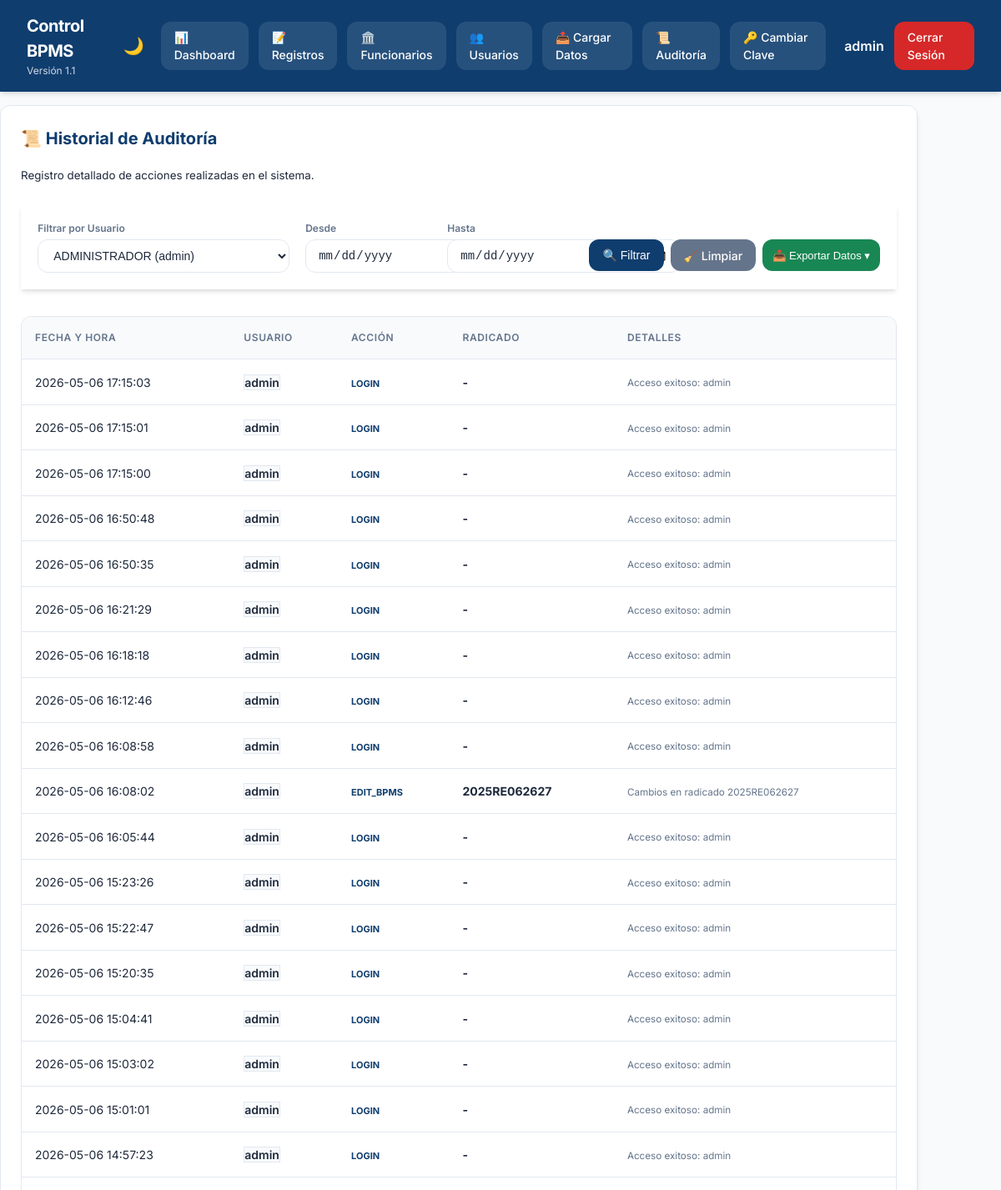
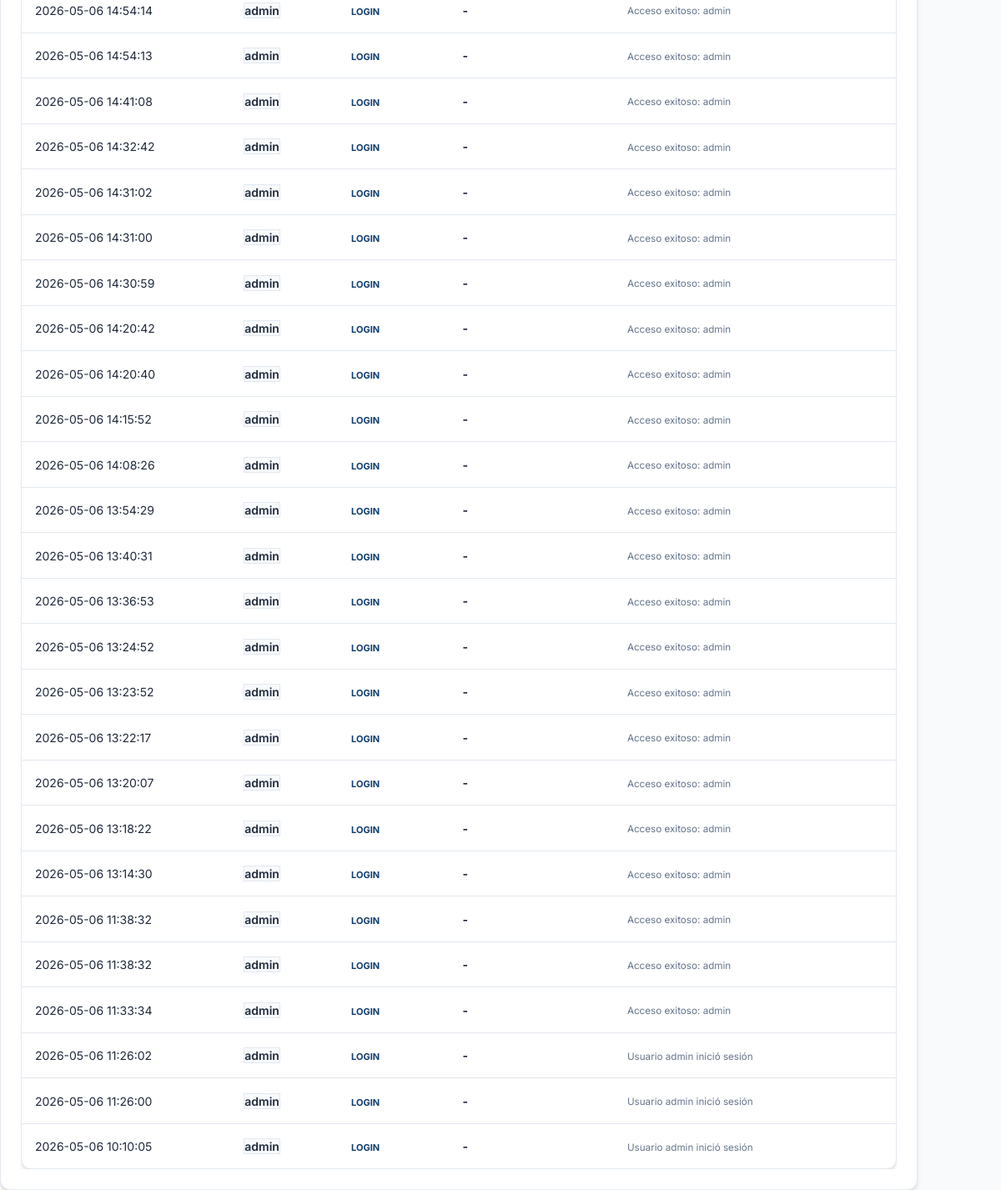
/admin/audit?user_id=1 (signed in), run on the app's committed database (2 pictures, top to bottom).
### tables this page shows
CREATE TABLE users (id INTEGER PRIMARY KEY AUTOINCREMENT, username TEXT UNIQUE NOT NULL, password_hash TEXT NOT NULL, role TEXT NOT NULL CHECK(role IN ('admin','user')), full_name TEXT, is_active INTEGER DEFAULT 1, force_password_change INTEGER DEFAULT 1, last_login_at TEXT);

CREATE TABLE audit_logs (id INTEGER PRIMARY KEY AUTOINCREMENT, user_id INTEGER, action TEXT, details TEXT, radicado TEXT, created_at TEXT);

### app.py (the view)
@app.route("/admin/audit")
def admin_audit():
    user = current_user()
    if not user or user["role"] != "admin": return redirect(url_for("login"))
    uid = request.args.get("user_id", "")
    start = request.args.get("start_date", "")
    end = request.args.get("end_date", "")
    query = "SELECT a.*, u.username FROM audit_logs a LEFT JOIN users u ON a.user_id = u.id WHERE 1=1"
    params = []
    if uid:
        query += " AND a.user_id = ?"
        params.append(uid)
    if start:
        query += " AND a.created_at >= ?"
        params.append(f"{start} 00:00:00")
    if end:
        query += " AND a.created_at <= ?"
        params.append(f"{end} 23:59:59")
    query += " ORDER BY a.created_at DESC LIMIT 500"
    logs = database.query_all(query, tuple(params))
    users = database.query_all("SELECT id, username, full_name FROM users ORDER BY full_name")
    return render_template("admin_audit.html", title="Auditoría", user=user, logs=logs,
                           users_list=users, current_uid=uid, current_start=start, current_end=end)

### app.py (called while the page is built)
def current_user():
    username = session.get("username")
    return database.query_one("SELECT * FROM users WHERE username=?", (username,)) if username else None

### database.py (called while the page is built)
@contextmanager
def get_db():
    conn = sqlite3.connect(DB_PATH)
    conn.row_factory = sqlite3.Row
    try:
        yield conn
    finally:
        conn.close()

def query_all(sql, params=()):
    with get_db() as conn:
        return [dict(row) for row in conn.execute(sql, params).fetchall()]

def query_one(sql, params=()):
    with get_db() as conn:
        row = conn.execute(sql, params).fetchone()
        return dict(row) if row else None

### templates/admin_audit.html (shortened to what this page needs)
{% extends "base.html" %}
{% block content %}
<div class="panel narrow" style="max-width: 1100px;">
    <h2>📜 Historial de Auditoría</h2>
    <p><small>Registro detallado de acciones realizadas en el sistema.</small></p>
    <form class="filters glass" method="get" style="margin-top: 1.5rem; padding: 1.2rem; display: flex; flex-direction: row; flex-wrap: wrap; align-items: flex-end; gap: 1.2rem; position: relative; z-index: 1050; overflow: visible !important;">
        <div class="field" style="flex: 2; min-width: 200px;">
            <label>Filtrar por Usuario</label>
            <select name="user_id">
                {% for u in users_list %}
                <option value="{{ u.id }}" {% if current_uid == u.id|string %}selected{% endif %}>{{ u.full_name }} ({{ u.username }})</option>
                {% endfor %}
            </select>
        </div>
        <div class="field" style="flex: 1; min-width: 140px;">
            <label>Desde</label>
            <input type="date" name="start_date" value="{{ current_start }}">
        </div>
        <div class="field" style="flex: 1; min-width: 140px;">
            <label>Hasta</label>
            <input type="date" name="end_date" value="{{ current_end }}">
        </div>
        <div style="display: flex; gap: 0.5rem; align-items: center; padding-bottom: 2px;">
            <button type="submit" class="btn btn-primary" style="height: 38px;">🔍 Filtrar</button>
            <a href="{{ url_for('admin_audit') }}" class="btn btn-muted" style="height: 38px; display: flex; align-items: center;">🧹 Limpiar</a>
            <div class="export-dropdown">
                <button type="button" class="btn btn-success" style="padding: 6px 12px; font-size: 13px; height: 38px;">📥 Exportar Datos ▾</button>
            </div>
        </div>
    </form>
    <div class="table-wrap" style="padding: 0; margin-top: 2rem;">
        <table>
            <thead>
                <tr>
                    <th>Fecha y Hora</th>
                    <th>Usuario</th>
                    <th>Acción</th>
                    <th>Radicado</th>
                    <th>Detalles</th>
                </tr>
            </thead>
            <tbody>
                {% for log in logs %}
                <tr>
                    <td style="white-space: nowrap;">{{ log.created_at }}</td>
                    <td><span class="badge" style="background: var(--bg); border: 1px solid var(--border); font-weight: 600;">{{ log.username or 'SISTEMA' }}</span></td>
                    <td><b style="font-size: 11px; color: var(--primary);">{{ log.action }}</b></td>
                    <td><b>{{ log.radicado or '-' }}</b></td>
                    <td><small style="color: var(--text-muted);">{{ log.details }}</small></td>
                </tr>
                {% endfor %}
            </tbody>
        </table>
    </div>
</div>
{% endblock %}

### templates/base.html (shortened to what this page needs)
<!DOCTYPE html>
<html lang="es">
<head>
    <link rel="stylesheet" href="{{ url_for('static', filename='styles.css') }}">
</head>
<body class="{% if request.cookies.get('theme') == 'dark' %}dark-mode{% endif %}">
    {% if user %}
    <header class="topbar">
        <div class="topbar-left">
            <h1>Control BPMS</h1>
            <div class="sub">Versión 1.1</div>
        </div>
        <nav class="nav-right">
            <button class="theme-toggle" id="themeToggle" title="Cambiar tema">
                {% if request.cookies.get('theme') == 'dark' %}☀️{% else %}🌙{% endif %}
            </button>
            <a href="{{ url_for('dashboard') }}" class="navbtn">📊 Dashboard</a>
            <a href="{{ url_for('registros') }}" class="navbtn">📝 Registros</a>
            {% if user.role == 'admin' %}
            <a href="{{ url_for('admin_hacienda') }}" class="navbtn">🏛️ Funcionarios</a>
            <a href="{{ url_for('admin_users') }}" class="navbtn">👥 Usuarios</a>
            <a href="{{ url_for('admin_upload') }}" class="navbtn">📤 Cargar Datos</a>
            <a href="{{ url_for('admin_audit') }}" class="navbtn">📜 Auditoría</a>
            {% endif %}
            <a href="{{ url_for('change_password') }}" class="navbtn">🔑 Cambiar Clave</a>
            <span class="user-badge" style="margin-left: 10px; font-weight: 600;">{{ user.username }}</span>
            <a href="{{ url_for('logout') }}" class="logout">Cerrar Sesión</a>
        </nav>
    </header>
    {% endif %}
    <main class="content">
        {% block content %}{% endblock %}
    </main>
</body>
</html>

### static/styles.css (style rules this page uses)
:root { --primary: #0f3d6e; --primary-light: #1e56a0; --secondary: #f77f00; --success: #198754; --danger: #d62828; --warning: #fcbf49; --info: #4cc9f0; --bg: #f8fafc; --surface: #ffffff; --text: #1e293b; --text-muted: #64748b; --border: #e2e8f0; --shadow: 0 4px 6px -1px rgb(0 0 0 / 0.1), 0 2px 4px -2px rgb(0 0 0 / 0.1); --glass-bg: rgba(255, 255, 255, 0.7); --glass-border: rgba(255, 255, 255, 0.3); --radius: 12px; --transition: all 0.3s cubic-bezier(0.4, 0, 0.2, 1); }
* { box-sizing: border-box; margin: 0; padding: 0; }
body { font-family: 'Inter', system-ui, -apple-system, sans-serif; background-color: var(--bg); color: var(--text); line-height: 1.5; transition: var(--transition); min-height: 100vh; }
.glass { background: var(--glass-bg); backdrop-filter: blur(12px); -webkit-backdrop-filter: blur(12px); border: 1px solid var(--glass-border); box-shadow: var(--shadow); }
.topbar { display: flex; justify-content: space-between; align-items: center; padding: 1rem 2rem; background-color: var(--primary); color: white; position: sticky; top: 0; z-index: 1000; box-shadow: var(--shadow); }
.topbar-left h1 { font-size: 1.25rem; font-weight: 700; letter-spacing: -0.025em; }
.topbar-left .sub { font-size: 0.75rem; opacity: 0.8; }
.nav-right { display: flex; gap: 0.75rem; align-items: center; }
.navbtn, .logout, .btn { padding: 0.5rem 1rem; border-radius: var(--radius); text-decoration: none; font-weight: 500; font-size: 0.875rem; transition: var(--transition); border: none; cursor: pointer; display: inline-flex; align-items: center; gap: 0.5rem; }
.navbtn { background: rgba(255, 255, 255, 0.1); color: white; }
.logout { background: var(--danger); color: white; }
.theme-toggle { background: transparent; border: none; color: white; font-size: 1.25rem; cursor: pointer; padding: 0.5rem; border-radius: 50%; transition: var(--transition); }
.filters { display: flex; flex-wrap: wrap; gap: 0.75rem; padding: 0 2rem 1.5rem; align-items: center; }
.filters select, .filters input, .stack input, .stack select, textarea { padding: 0.625rem 0.875rem; border: 1px solid var(--border); border-radius: var(--radius); background-color: var(--surface); color: var(--text); font-size: 0.875rem; transition: var(--transition); outline: none; }
.filters input { min-width: 280px; }
.btn-primary { background: var(--primary); color: white; }
.btn-muted { background: var(--text-muted); color: white; }
.btn-success { background: var(--success); color: white; }
.table-wrap { padding: 0 2rem 2rem; overflow-x: auto; }
table { width: 100%; border-collapse: separate; border-spacing: 0; background-color: var(--surface); border-radius: var(--radius); overflow: hidden; border: 1px solid var(--border); box-shadow: var(--shadow); }
th, td { padding: 1rem; font-size: 0.875rem; text-align: left; border-bottom: 1px solid var(--border); }
th { background-color: var(--bg); font-weight: 600; color: var(--text-muted); text-transform: uppercase; font-size: 0.75rem; letter-spacing: 0.05em; position: sticky; top: 0; }
tr:last-child td { border-bottom: none; }
.panel { background-color: var(--surface); border: 1px solid var(--border); border-radius: var(--radius); padding: 1.5rem; box-shadow: var(--shadow); }
.panel h2 { margin-bottom: 1rem; font-size: 1.25rem; color: var(--primary); }
.field { display: flex; flex-direction: column; gap: 0.25rem; }
.field label { font-size: 0.75rem; font-weight: 600; color: var(--text-muted); }
.card, tr, .panel { animation: fadeIn 0.4s ease-out forwards; }
.export-dropdown { position: relative; display: inline-block; z-index: 1010; }

### data on the page
users: username "admin"
audit_logs: created_at "2026-05-06 17:15:03", username "admin", action "LOGIN", radicado "-", details "Acceso exitoso: admin"
audit_logs: created_at "2026-05-06 17:15:01", username "admin", action "LOGIN", radicado "-", details "Acceso exitoso: admin"
audit_logs: created_at "2026-05-06 17:15:00", username "admin", action "LOGIN", radicado "-", details "Acceso exitoso: admin"
audit_logs: created_at "2026-05-06 16:50:48", username "admin", action "LOGIN", radicado "-", details "Acceso exitoso: admin"
audit_logs: created_at "2026-05-06 16:50:35", username "admin", action "LOGIN", radicado "-", details "Acceso exitoso: admin"
audit_logs: created_at "2026-05-06 16:21:29", username "admin", action "LOGIN", radicado "-", details "Acceso exitoso: admin"
audit_logs: created_at "2026-05-06 16:18:18", username "admin", action "LOGIN", radicado "-", details "Acceso exitoso: admin"
audit_logs: created_at "2026-05-06 16:12:46", username "admin", action "LOGIN", radicado "-", details "Acceso exitoso: admin"
audit_logs: created_at "2026-05-06 16:08:58", username "admin", action "LOGIN", radicado "-", details "Acceso exitoso: admin"
audit_logs: created_at "2026-05-06 16:08:02", username "admin", action "EDIT_BPMS", radicado "2025RE062627", details "Cambios en radicado 2025RE062627"
audit_logs: created_at "2026-05-06 16:05:44", username "admin", action "LOGIN", radicado "-", details "Acceso exitoso: admin"
audit_logs: created_at "2026-05-06 15:23:26", username "admin", action "LOGIN", radicado "-", details "Acceso exitoso: admin"
audit_logs: created_at "2026-05-06 15:22:47", username "admin", action "LOGIN", radicado "-", details "Acceso exitoso: admin"
audit_logs: created_at "2026-05-06 15:20:35", username "admin", action "LOGIN", radicado "-", details "Acceso exitoso: admin"
audit_logs: created_at "2026-05-06 15:04:41", username "admin", action "LOGIN", radicado "-", details "Acceso exitoso: admin"
audit_logs: created_at "2026-05-06 15:03:02", username "admin", action "LOGIN", radicado "-", details "Acceso exitoso: admin"
audit_logs: created_at "2026-05-06 15:01:01", username "admin", action "LOGIN", radicado "-", details "Acceso exitoso: admin"
audit_logs: created_at "2026-05-06 14:57:23", username "admin", action "LOGIN", radicado "-", details "Acceso exitoso: admin"
audit_logs: created_at "2026-05-06 14:54:14", username "admin", action "LOGIN", radicado "-", details "Acceso exitoso: admin"
audit_logs: created_at "2026-05-06 14:54:13", username "admin", action "LOGIN", radicado "-", details "Acceso exitoso: admin"
audit_logs: created_at "2026-05-06 14:41:08", username "admin", action "LOGIN", radicado "-", details "Acceso exitoso: admin"
audit_logs: created_at "2026-05-06 14:32:42", username "admin", action "LOGIN", radicado "-", details "Acceso exitoso: admin"
audit_logs: created_at "2026-05-06 14:31:02", username "admin", action "LOGIN", radicado "-", details "Acceso exitoso: admin"
audit_logs: created_at "2026-05-06 14:31:00", username "admin", action "LOGIN", radicado "-", details "Acceso exitoso: admin"
audit_logs: created_at "2026-05-06 14:30:59", username "admin", action "LOGIN", radicado "-", details "Acceso exitoso: admin"
audit_logs: created_at "2026-05-06 14:20:42", username "admin", action "LOGIN", radicado "-", details "Acceso exitoso: admin"
audit_logs: created_at "2026-05-06 14:20:40", username "admin", action "LOGIN", radicado "-", details "Acceso exitoso: admin"
audit_logs: created_at "2026-05-06 14:15:52", username "admin", action "LOGIN", radicado "-", details "Acceso exitoso: admin"
audit_logs: created_at "2026-05-06 14:08:26", username "admin", action "LOGIN", radicado "-", details "Acceso exitoso: admin"
audit_logs: created_at "2026-05-06 13:54:29", username "admin", action "LOGIN", radicado "-", details "Acceso exitoso: admin"
audit_logs: created_at "2026-05-06 13:40:31", username "admin", action "LOGIN", radicado "-", details "Acceso exitoso: admin"
audit_logs: created_at "2026-05-06 13:36:53", username "admin", action "LOGIN", radicado "-", details "Acceso exitoso: admin"
audit_logs: created_at "2026-05-06 13:24:52", username "admin", action "LOGIN", radicado "-", details "Acceso exitoso: admin"
audit_logs: created_at "2026-05-06 13:23:52", username "admin", action "LOGIN", radicado "-", details "Acceso exitoso: admin"
audit_logs: created_at "2026-05-06 13:22:17", username "admin", action "LOGIN", radicado "-", details "Acceso exitoso: admin"
audit_logs: created_at "2026-05-06 13:20:07", username "admin", action "LOGIN", radicado "-", details "Acceso exitoso: admin"
audit_logs: created_at "2026-05-06 13:18:22", username "admin", action "LOGIN", radicado "-", details "Acceso exitoso: admin"
audit_logs: created_at "2026-05-06 13:14:30", username "admin", action "LOGIN", radicado "-", details "Acceso exitoso: admin"
audit_logs: created_at "2026-05-06 11:38:32", username "admin", action "LOGIN", radicado "-", details "Acceso exitoso: admin"
audit_logs: created_at "2026-05-06 11:38:32", username "admin", action "LOGIN", radicado "-", details "Acceso exitoso: admin"
audit_logs: created_at "2026-05-06 11:33:34", username "admin", action "LOGIN", radicado "-", details "Acceso exitoso: admin"
audit_logs: created_at "2026-05-06 11:26:02", username "admin", action "LOGIN", radicado "-", details "Usuario admin inició sesión"
audit_logs: created_at "2026-05-06 11:26:00", username "admin", action "LOGIN", radicado "-", details "Usuario admin inició sesión"
audit_logs: created_at "2026-05-06 10:10:05", username "admin", action "LOGIN", radicado "-", details "Usuario admin inició sesión"

### other printed values
form field user_id "ADMINISTRADOR (admin)"
